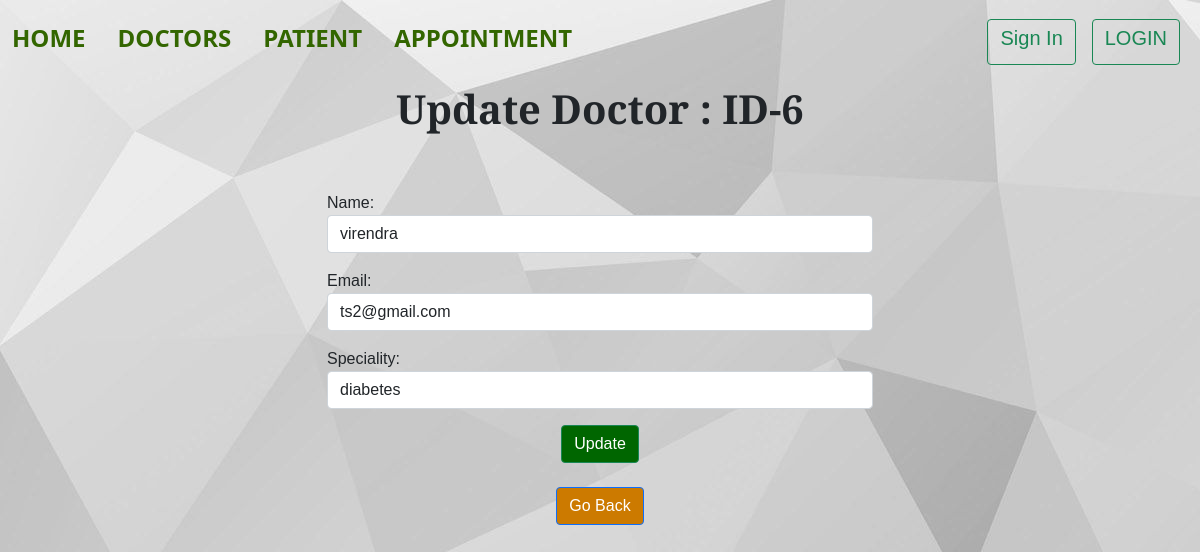
/6/, run on the app's committed database.
### home/models.py (models this page shows)
class Doctors(models.Model):
    name=models.CharField(max_length=30)
    email=models.EmailField(max_length=100)
    speciality=models.CharField(max_length=30)

### home/views.py (the view)
# urls.py: path('<int:id>/',views.update_data,name='update_data'),
def update_data(request,id):
    if request.method=='POST':
        pi=Doctors.objects.get(pk=id)
        fm=DoctorRegistration(request.POST,instance=pi)
        if fm.is_valid():
            fm.save()
        messages.success(request,'Update was successful')
    else:
        pi=Doctors.objects.get(pk=id)
        fm=DoctorRegistration(instance=pi)
    return render(request,'updateDoctor.html',{'form':fm,'id':id})

### home/forms.py
class DoctorRegistration(forms.ModelForm):
    class Meta:
        model=Doctors
        fields=['name','email','speciality']
        widgets={
            'name':forms.TextInput(attrs={'class':'form-control'}),
            'email':forms.EmailInput(attrs={'class':'form-control'}),
            'speciality':forms.TextInput(attrs={'class':'form-control'}),
        }

### templates/updateDoctor.html (shortened to what this page needs)
{% extends 'base.html' %}
{% block body %}
<center><h1><strong>Update Doctor : ID-{{id}}</strong></h1></center>
<br>
<br>
<div class="container">
<div class="row">
<div class="col-sm-6 offset-3">
<form action="" method='post'>
{{form.as_p}}
<center><input type="submit" class="btn btn-success bn4" value="Update"></center>
<br>
<center><a class="btn btn-primary bn3" href="/doctors" role="button">Go Back</a></center>
</form>
</div>
</div>
</div>
{% endblock body %}

### data on the page
Doctors: name "virendra", email "ts2@gmail.com", speciality "diabetes"

### other printed values
{{ id }} "6"
